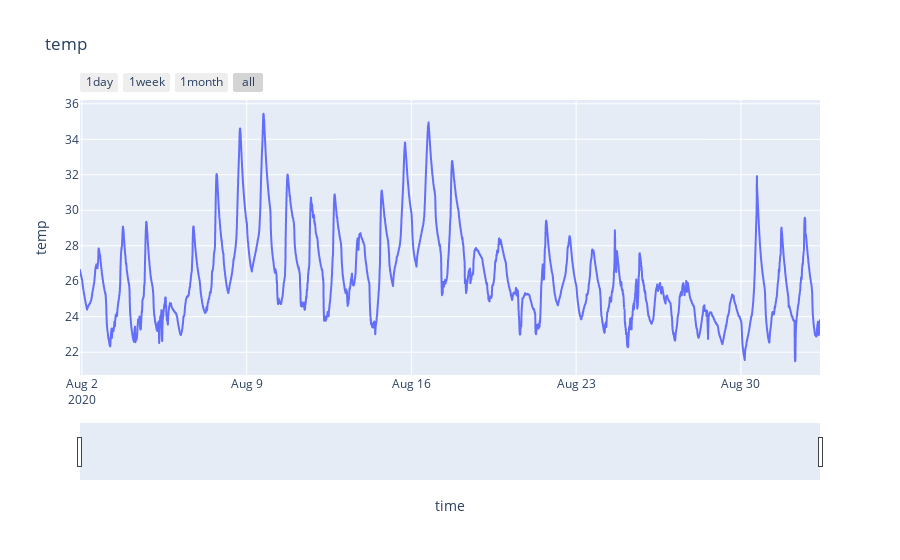

The cell this chart's notebook holds for it:
### Code cell
fig = px.line(all_data[data_list[0]], x=all_data[data_list[0]].columns[0], y=all_data[data_list[0]].columns[1], title=data_list[0])

fig.update_xaxes(rangeslider_visible=True,
rangeselector=dict(
        buttons=list([
            dict(count=1, label="1day", step="day", stepmode="backward"),
            dict(count=7, label="1week", step="day", stepmode="backward"),
            dict(count=1, label="1month", step="month", stepmode="todate"),
            dict(step="all")
        ])
    ))

### Figure 1 — Plotly figure (JSON) as saved in the notebook; plotly's stock layout.template omitted (floating-point values rounded to 4 significant figures; data arrays with more than 128 entries replaced by an {"elided": "..."} marker saying what was removed)
{"data": [{"hovertemplate": "time=%{x}<br>temp=%{y}<extra></extra>", "legendgroup": "", "line": {"color": "#636efa", "dash": "solid"}, "mode": "lines", "name": "", "showlegend": false, "type": "scattergl", "x": {"elided": "9041 str values"}, "xaxis": "x", "y": {"elided": "9041 float values"}, "yaxis": "y"}], "layout": {"legend": {"tracegroupgap": 0}, "title": {"text": "temp"}, "xaxis": {"anchor": "y", "domain": [0, 1], "rangeselector": {"buttons": [{"count": 1, "label": "1day", "step": "day", "stepmode": "backward"}, {"count": 7, "label": "1week", "step": "day", "stepmode": "backward"}, {"count": 1, "label": "1month", "step": "month", "stepmode": "todate"}, {"step": "all"}]}, "rangeslider": {"visible": true}, "title": {"text": "time"}}, "yaxis": {"anchor": "x", "domain": [0, 1], "title": {"text": "temp"}}}}
